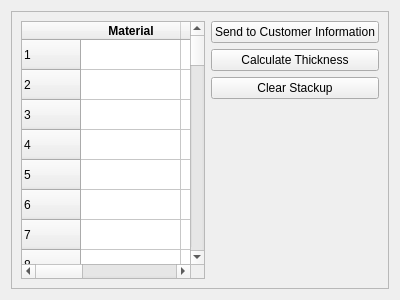
<?xml version="1.0" encoding="UTF-8"?>
<ui version="4.0">
 <class>Form</class>
 <widget class="QWidget" name="Form">
  <property name="geometry">
   <rect>
    <x>0</x>
    <y>0</y>
    <width>400</width>
    <height>300</height>
   </rect>
  </property>
  <property name="windowTitle">
   <string>Form</string>
  </property>
  <layout class="QVBoxLayout" name="verticalLayout">
   <item>
    <widget class="QScrollArea" name="scrollArea_2">
     <property name="widgetResizable">
      <bool>true</bool>
     </property>
     <widget class="QWidget" name="scrollAreaWidgetContents">
      <property name="geometry">
       <rect>
        <x>0</x>
        <y>0</y>
        <width>374</width>
        <height>274</height>
       </rect>
      </property>
      <layout class="QHBoxLayout" name="horizontalLayout_29">
       <item>
        <widget class="QTableWidget" name="tableWidget_2">
         <property name="enabled">
          <bool>true</bool>
         </property>
         <property name="maximumSize">
          <size>
           <width>375</width>
           <height>16777215</height>
          </size>
         </property>
         <row>
          <property name="text">
           <string>1</string>
          </property>
         </row>
         <row>
          <property name="text">
           <string>2</string>
          </property>
         </row>
         <row>
          <property name="text">
           <string>3</string>
          </property>
         </row>
         <row>
          <property name="text">
           <string>4</string>
          </property>
         </row>
         <row>
          <property name="text">
           <string>5</string>
          </property>
         </row>
         <row>
          <property name="text">
           <string>6</string>
          </property>
          <property name="font">
           <font>
            <kerning>true</kerning>
           </font>
          </property>
         </row>
         <row>
          <property name="text">
           <string>7</string>
          </property>
         </row>
         <row>
          <property name="text">
           <string>8</string>
          </property>
         </row>
         <row>
          <property name="text">
           <string>9</string>
          </property>
         </row>
         <row>
          <property name="text">
           <string>10</string>
          </property>
         </row>
         <row>
          <property name="text">
           <string>11</string>
          </property>
         </row>
         <row>
          <property name="text">
           <string>12</string>
          </property>
         </row>
         <row>
          <property name="text">
           <string>13</string>
          </property>
         </row>
         <row>
          <property name="text">
           <string>14</string>
          </property>
         </row>
         <row>
          <property name="text">
           <string>15</string>
          </property>
         </row>
         <row>
          <property name="text">
           <string/>
          </property>
         </row>
         <row>
          <property name="text">
           <string>17</string>
          </property>
         </row>
         <row>
          <property name="text">
           <string>18</string>
          </property>
         </row>
         <row>
          <property name="text">
           <string>19</string>
          </property>
         </row>
         <row>
          <property name="text">
           <string>20</string>
          </property>
         </row>
         <row>
          <property name="text">
           <string>21</string>
          </property>
         </row>
         <row>
          <property name="text">
           <string>22</string>
          </property>
         </row>
         <row>
          <property name="text">
           <string>23</string>
          </property>
         </row>
         <row>
          <property name="text">
           <string>New Row</string>
          </property>
         </row>
         <row>
          <property name="text">
           <string>25</string>
          </property>
         </row>
         <row>
          <property name="text">
           <string>26</string>
          </property>
         </row>
         <row>
          <property name="text">
           <string>27</string>
          </property>
         </row>
         <row>
          <property name="text">
           <string>28</string>
          </property>
         </row>
         <row>
          <property name="text">
           <string>29</string>
          </property>
         </row>
         <row>
          <property name="text">
           <string>30</string>
          </property>
         </row>
         <row>
          <property name="text">
           <string>New Row</string>
          </property>
         </row>
         <row>
          <property name="text">
           <string>32</string>
          </property>
         </row>
         <row>
          <property name="text">
           <string>33</string>
          </property>
         </row>
         <row>
          <property name="text">
           <string>34</string>
          </property>
         </row>
         <row>
          <property name="text">
           <string>35</string>
          </property>
         </row>
         <row>
          <property name="text">
           <string>36</string>
          </property>
         </row>
         <row>
          <property name="text">
           <string>37</string>
          </property>
         </row>
         <row>
          <property name="text">
           <string>38</string>
          </property>
         </row>
         <row>
          <property name="text">
           <string>39</string>
          </property>
         </row>
         <row>
          <property name="text">
           <string>40</string>
          </property>
         </row>
         <row>
          <property name="text">
           <string>41</string>
          </property>
         </row>
         <row>
          <property name="text">
           <string>New Row</string>
          </property>
         </row>
         <row>
          <property name="text">
           <string>43</string>
          </property>
         </row>
         <row>
          <property name="text">
           <string>44</string>
          </property>
         </row>
         <row>
          <property name="text">
           <string>45</string>
          </property>
         </row>
         <row>
          <property name="text">
           <string>46</string>
          </property>
         </row>
         <row>
          <property name="text">
           <string>47</string>
          </property>
         </row>
         <row>
          <property name="text">
           <string>48</string>
          </property>
         </row>
         <row>
          <property name="text">
           <string>New Row</string>
          </property>
         </row>
         <row>
          <property name="text">
           <string>50</string>
          </property>
         </row>
         <column>
          <property name="text">
           <string>Material</string>
          </property>
          <property name="font">
           <font>
            <weight>75</weight>
            <bold>true</bold>
           </font>
          </property>
         </column>
         <column>
          <property name="text">
           <string>Angle</string>
          </property>
          <property name="font">
           <font>
            <weight>75</weight>
            <bold>true</bold>
           </font>
          </property>
         </column>
         <column>
          <property name="text">
           <string>Comp Material</string>
          </property>
          <property name="font">
           <font>
            <weight>75</weight>
            <bold>true</bold>
           </font>
          </property>
         </column>
        </widget>
       </item>
       <item>
        <layout class="QVBoxLayout" name="verticalLayout_5">
         <item>
          <widget class="QPushButton" name="pushButton_3">
           <property name="text">
            <string>Send to Customer Information</string>
           </property>
          </widget>
         </item>
         <item>
          <widget class="QPushButton" name="pushButton_2">
           <property name="text">
            <string>Calculate Thickness</string>
           </property>
          </widget>
         </item>
         <item>
          <widget class="QPushButton" name="pushButton">
           <property name="text">
            <string>Clear Stackup</string>
           </property>
          </widget>
         </item>
         <item>
          <spacer name="verticalSpacer">
           <property name="orientation">
            <enum>Qt::Vertical</enum>
           </property>
           <property name="sizeHint" stdset="0">
            <size>
             <width>20</width>
             <height>40</height>
            </size>
           </property>
          </spacer>
         </item>
        </layout>
       </item>
      </layout>
     </widget>
    </widget>
   </item>
  </layout>
 </widget>
 <resources/>
 <connections/>
</ui>
